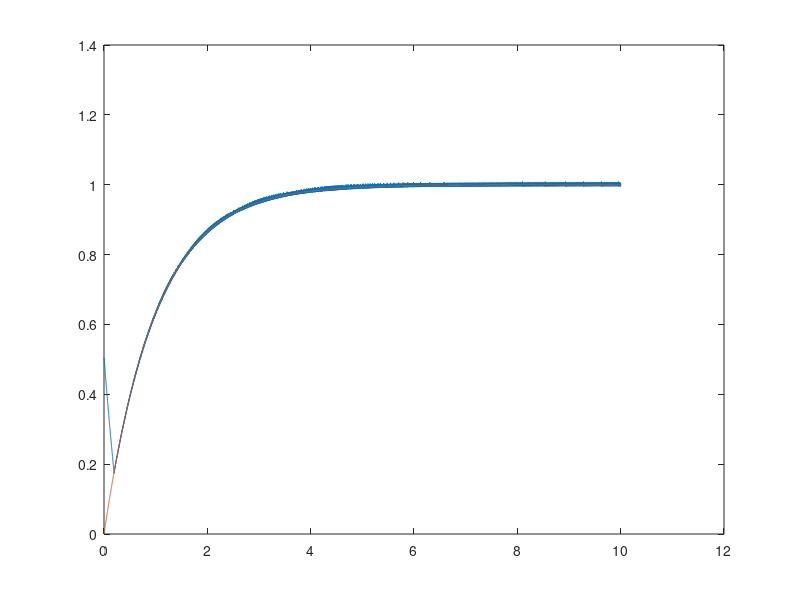
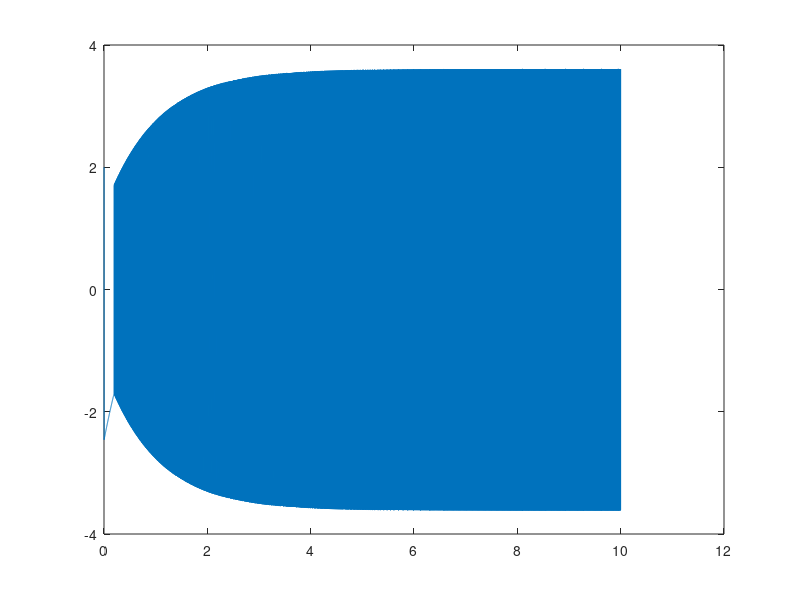

These charts were generated, in order, by the following MATLAB code:
% Federal University of Rio Grande do Norte
% Title: Variable Structure Model Reference Adaptive Controller (VS-MRAC)
% Author: Danilo Pena
% Description: VS-MARC with a first order plant

clear
close all
clc

h = 0.001; 
t = 0:h:10; 
n = max(size(t)); 

%% Initialization
t_o = zeros(1,n-1);
dym_o = zeros(1,n-1);
ym_o =  zeros(1,n-1);
dy_o = zeros(1,n-1);
y_o = zeros(1,n-1);
eo_o = zeros(1,n-1);
dtheta1_o = zeros(1,n-1);
theta1_o = zeros(1,n-1);
dtheta2_o = zeros(1,n-1);
theta2_o = zeros(1,n-1);
u_o = zeros(1,n-1);

% Variables
input_step = ones(1,n);
%input_step = 1 + 0.5*sin(0.8*t); 
u = 0;
ym = 0;
y = 0.5;
eo = 0;
am = 1;
km = 1;
ap = -1.1;
kp = 1;
theta1 = 2;
theta2 = 1;
theta1_estimated = 2.3;
theta2_estimated = 1.3;
sigma = 0.9;

%% Loop

for  k=1:n

    r=input_step(k);
    % Reference model
    dym = - am*ym + km*r;
    dym_o(k) = dym;

    ym = dym*h + ym;
    ym_o(k) = ym;

    % Plant
    dy = - ap*y + kp*u;
    dy_o(k) = dy;

    y = dy*h + y;
    y_o(k) = y;

    % Control Law
    u = theta1*y + theta2*r;
    u_o(k) = u;

    % Error
    eo = y - ym;
    eo_o(k) = eo;  

    % Controller parameter
    theta1 = - theta1_estimated*sign(eo*y);
    theta2 = -theta2_estimated*sign(eo*r);

    theta1_o(k) = theta1;
    theta2_o(k) = theta2;

    t_o(k) = k*h;
end

%% Plots

figure (1)
plot(t_o,y_o,t_o,ym_o)
figure (2)
plot(t_o,u_o)
%figure (3)
%plot(t_o,teta1_o)
%figure (4)
%plot(t_o,teta2_o)
%figure (5)
%plot(t_o,eo_o)
